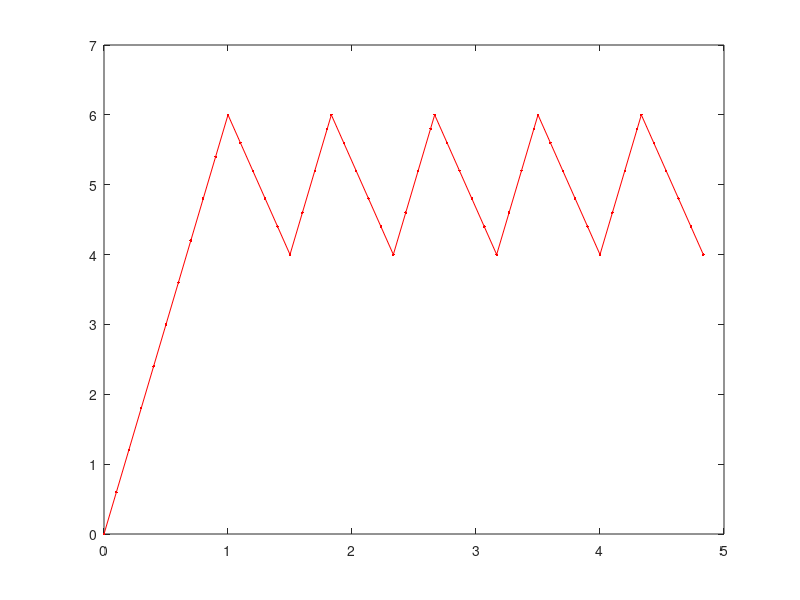

Recreate this plot in MATLAB.
function watertank
tstart = 0;
tfinal = 100;
y0 = 0;
options = odeset('Events',@events1);
tout = tstart;
yout=0;
teout = [];
yeout = [];
ieout = [];
state = 1;
for i = 1:10
           if (state == 1),
              [t,y,te,ye,ie] = ode23(@f1,[tstart:0.1:tfinal],y0,options);
nt = length(t);
tout = [tout; t(2:nt)];
yout = [yout; y(2:nt)]
   teout = [teout; te];          % Events at tstart are never reported.
   yeout = [yeout; ye];
ieout = [ieout; ie];
state = 2;
options = odeset('Events',@events2);
else
   [t,y,te,ye,ie] = ode23(@f2,[tstart:0.1:tfinal],y0,options);
nt = length(t);
tout = [tout; t(2:nt)];
yout = [yout; y(2:nt)];
teout = [teout; te];          % Events at tstart are never reported.
yeout = [yeout; ye];
ieout = [ieout; ie];
state = 1;
options = odeset('Events',@events1);
    end
    tstart = t(nt);
y0 = y(nt);
end

plot(tout,yout,'r.-')
# ----------------------------------------------------------------------

function dydt = f1(t,y)
   dydt = 6;

# ----------------------------------------------------------------------

function dydt = f2(t,y)
   dydt = -4;

function [value,isterminal,direction] = events1(t,y)
   % Locate the time when height passes through zero
   value = y(1)-6;   % detect height = 0
   isterminal = 1;   % stop the integration
   direction =  1;   % positive direction

function [value,isterminal,direction] = events2(t,y)
   % Locate the time when height passes through zero
   value = y(1)-4;   % detect height = 0
   isterminal = 1;   % stop the integration
   direction = -1;   % negative direction
   
